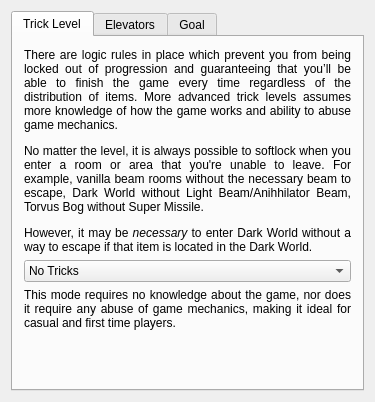
<?xml version="1.0" encoding="UTF-8"?>
<ui version="4.0">
 <class>LogicSettingsWindow</class>
 <widget class="QMainWindow" name="LogicSettingsWindow">
  <property name="geometry">
   <rect>
    <x>0</x>
    <y>0</y>
    <width>375</width>
    <height>402</height>
   </rect>
  </property>
  <property name="windowTitle">
   <string>Someone forgot to name this</string>
  </property>
  <widget class="QWidget" name="centralWidget">
   <property name="maximumSize">
    <size>
     <width>16777215</width>
     <height>16777215</height>
    </size>
   </property>
   <layout class="QHBoxLayout" name="horizontalLayout">
    <item>
     <widget class="QTabWidget" name="tab_widget">
      <property name="currentIndex">
       <number>0</number>
      </property>
      <widget class="QWidget" name="trick_level_tab">
       <attribute name="title">
        <string>Trick Level</string>
       </attribute>
       <layout class="QVBoxLayout" name="trick_level_layout">
        <item>
         <widget class="QLabel" name="logic_description_label">
          <property name="text">
           <string>&lt;html&gt;&lt;head/&gt;&lt;body&gt;&lt;p align=&quot;justify&quot;&gt;There are logic rules in place which prevent you from being locked out of progression and guaranteeing that you’ll be able to finish the game every time regardless of the distribution of items. More advanced trick levels assumes more knowledge of how the game works and ability to abuse game mechanics.&lt;/p&gt;&lt;p align=&quot;justify&quot;&gt;No matter the level, it is always possible to softlock when you enter a room or area that you're unable to leave. For example, vanilla beam rooms without the necessary beam to escape, Dark World without Light Beam/Anihhilator Beam, Torvus Bog without Super Missile.&lt;/p&gt;&lt;p align=&quot;justify&quot;&gt;However, it may be &lt;span style=&quot; font-style:italic;&quot;&gt;necessary&lt;/span&gt; to enter Dark World without a way to escape if that item is located in the Dark World.&lt;/p&gt;&lt;/body&gt;&lt;/html&gt;</string>
          </property>
          <property name="alignment">
           <set>Qt::AlignLeading|Qt::AlignLeft|Qt::AlignTop</set>
          </property>
          <property name="wordWrap">
           <bool>true</bool>
          </property>
         </widget>
        </item>
        <item>
         <widget class="QComboBox" name="logic_combo_box">
          <item>
           <property name="text">
            <string>No Tricks</string>
           </property>
          </item>
          <item>
           <property name="text">
            <string>Trivial</string>
           </property>
          </item>
          <item>
           <property name="text">
            <string>Easy</string>
           </property>
          </item>
          <item>
           <property name="text">
            <string>Normal</string>
           </property>
          </item>
          <item>
           <property name="text">
            <string>Hard</string>
           </property>
          </item>
          <item>
           <property name="text">
            <string>Hypermode</string>
           </property>
          </item>
          <item>
           <property name="text">
            <string>Minimal Checking</string>
           </property>
          </item>
         </widget>
        </item>
        <item>
         <widget class="QLabel" name="logic_level_label">
          <property name="text">
           <string>&lt;html&gt;&lt;head/&gt;&lt;body&gt;&lt;p align=&quot;justify&quot;&gt;This mode requires no knowledge about the game, nor does it require any abuse of game mechanics, making it ideal for casual and first time players.&lt;/p&gt;&lt;/body&gt;&lt;/html&gt;</string>
          </property>
          <property name="alignment">
           <set>Qt::AlignLeading|Qt::AlignLeft|Qt::AlignTop</set>
          </property>
          <property name="wordWrap">
           <bool>true</bool>
          </property>
         </widget>
        </item>
       </layout>
      </widget>
      <widget class="QWidget" name="elevator_tab">
       <attribute name="title">
        <string>Elevators</string>
       </attribute>
       <layout class="QVBoxLayout" name="elevator_layout">
        <item>
         <widget class="QLabel" name="elevators_description_label">
          <property name="text">
           <string>&lt;html&gt;&lt;head/&gt;&lt;body&gt;&lt;p&gt;Controls what each elevator connects to.&lt;/p&gt;&lt;p&gt;Two-way: after taking an elevator, the elevator in the room you're left brings you to where you where.&lt;br/&gt;Between Areas: An elevator will never connect to another in the same area.&lt;/p&gt;&lt;/body&gt;&lt;/html&gt;</string>
          </property>
          <property name="wordWrap">
           <bool>true</bool>
          </property>
         </widget>
        </item>
        <item>
         <widget class="QComboBox" name="elevators_combo">
          <item>
           <property name="text">
            <string>Original Connections</string>
           </property>
          </item>
          <item>
           <property name="text">
            <string>Random: Two-way, between areas</string>
           </property>
          </item>
         </widget>
        </item>
       </layout>
      </widget>
      <widget class="QWidget" name="goal_tab">
       <attribute name="title">
        <string>Goal</string>
       </attribute>
       <layout class="QVBoxLayout" name="goal_layout">
        <item>
         <widget class="QLabel" name="skytemple_description">
          <property name="text">
           <string>&lt;html&gt;&lt;head/&gt;&lt;body&gt;&lt;p&gt;Controls where the Sky Temple Keys will be located.&lt;/p&gt;&lt;p&gt;All Guardians and Sub-Guardians: One key will be placed in each of the guardians and sub-guardians.&lt;br/&gt;Guardians: One key will be placed as the reward of each of the guardians.&lt;br/&gt;Collect Sky Temple Keys: A configurable quantity will be shuffled over the game world.&lt;/p&gt;&lt;p&gt;The Guardians are: Amorbis, Chykka and Quadraxis.&lt;br/&gt;The Sub-Guardians are: Bomb Guardian, Jump Guardian, Boost Guardian, Grapple Guardian, Spider Guardian and Power Bomb Guardian.&lt;/p&gt;&lt;p&gt;You can always check Sky Temple Gateway for hints where the keys were placed.&lt;/p&gt;&lt;/body&gt;&lt;/html&gt;</string>
          </property>
          <property name="wordWrap">
           <bool>true</bool>
          </property>
         </widget>
        </item>
        <item>
         <widget class="QComboBox" name="skytemple_combo">
          <item>
           <property name="text">
            <string>Guardians and Sub-Guardians</string>
           </property>
          </item>
          <item>
           <property name="text">
            <string>Guardians</string>
           </property>
          </item>
          <item>
           <property name="text">
            <string>Collect Sky Temple Keys</string>
           </property>
          </item>
         </widget>
        </item>
        <item>
         <layout class="QHBoxLayout" name="skytemple_slider_layout">
          <item>
           <widget class="QSlider" name="skytemple_slider">
            <property name="maximum">
             <number>9</number>
            </property>
            <property name="pageStep">
             <number>2</number>
            </property>
            <property name="orientation">
             <enum>Qt::Horizontal</enum>
            </property>
            <property name="tickPosition">
             <enum>QSlider::TicksBelow</enum>
            </property>
           </widget>
          </item>
          <item>
           <widget class="QLabel" name="skytemple_slider_label">
            <property name="sizePolicy">
             <sizepolicy hsizetype="Fixed" vsizetype="Fixed">
              <horstretch>0</horstretch>
              <verstretch>0</verstretch>
             </sizepolicy>
            </property>
            <property name="minimumSize">
             <size>
              <width>20</width>
              <height>0</height>
             </size>
            </property>
            <property name="text">
             <string>0</string>
            </property>
            <property name="alignment">
             <set>Qt::AlignCenter</set>
            </property>
           </widget>
          </item>
         </layout>
        </item>
       </layout>
      </widget>
     </widget>
    </item>
   </layout>
  </widget>
  <widget class="QMenuBar" name="menuBar">
   <property name="geometry">
    <rect>
     <x>0</x>
     <y>0</y>
     <width>375</width>
     <height>21</height>
    </rect>
   </property>
  </widget>
 </widget>
 <layoutdefault spacing="6" margin="11"/>
 <resources/>
 <connections/>
</ui>
